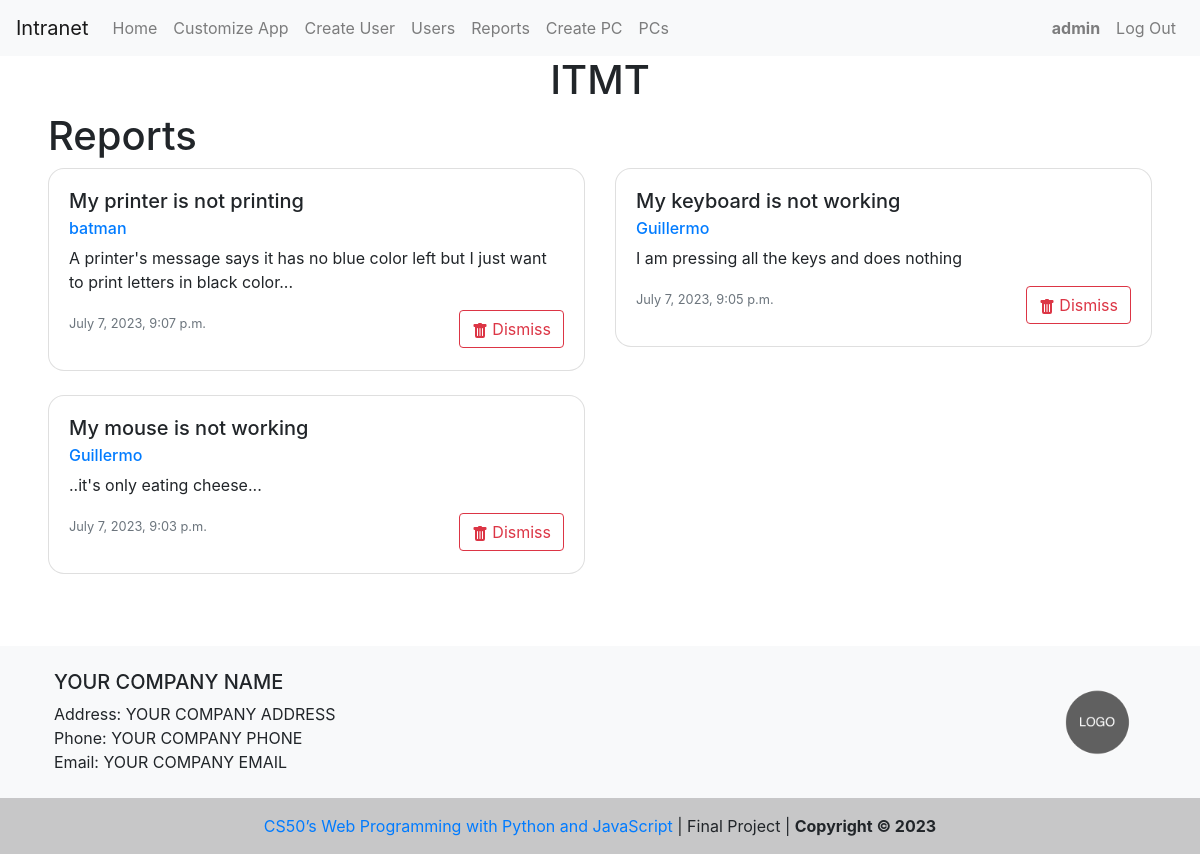
Page /reports (signed in) on the earlier database version.
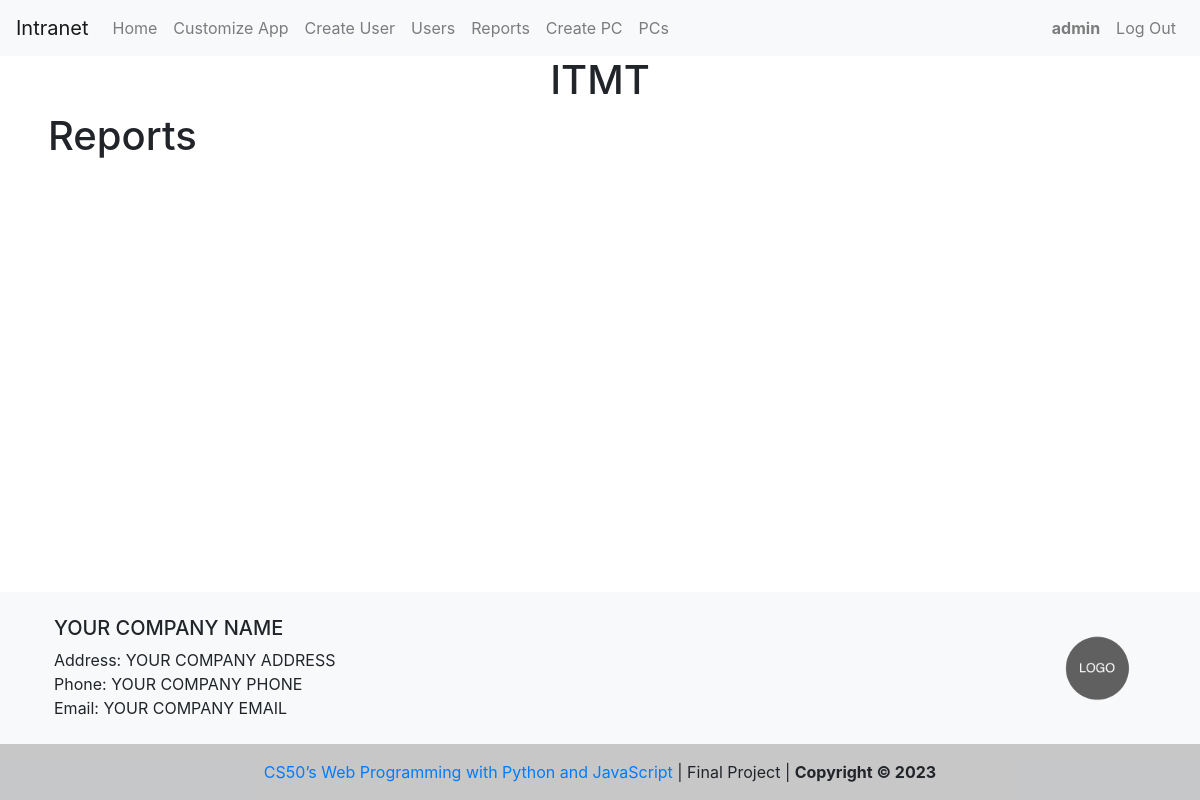
Same page on the later database version.
### capstone/models.py (models this page shows)
class User(AbstractUser):
    pass

class Issue(models.Model):
    issue = models.CharField(max_length=100, default="")
    description = models.TextField(default="")
    created_at = models.DateTimeField(auto_now_add=True)
    user = models.ForeignKey(User, on_delete=models.CASCADE)

class Footer(models.Model):
    company_name = models.CharField(max_length=255)
    company_address = models.CharField(max_length=255)
    company_phone = models.CharField(max_length=20)
    company_email = models.EmailField(default="")
    company_avatar = models.ImageField(upload_to="company_logo/")

### capstone/views.py (the view)
# urls.py: path("reports", views.reports, name="reports"),
@login_required
def reports(request):
    issues = Issue.objects.all().order_by("-created_at")
    return render(request, "capstone/reports.html", {"issues": issues})

### capstone/context_processors.py (called while the page is built)
def footer_processor(request):
    footer = Footer.objects.first()
    return {
        "company_name": footer.company_name,
        "company_address": footer.company_address,
        "company_phone": footer.company_phone,
        "company_email": footer.company_email,
        "company_avatar": footer.company_avatar,
    }

### capstone/templates/capstone/reports.html (shortened to what this page needs)
{% extends "capstone/layout.html" %}
{% block body %}
{% if user.is_authenticated %}
{% if user.username == 'admin' %}
<div class="ml-5 mr-5">
  <h1>Reports</h1>
  <div class="row">
    {% for issue in issues %}
    <div class="col-sm-6">
      <div class="card mb-4 br-3">
        <div class="card-body">
          <h5 class="card-title">{{ issue.issue }}</h5>
          <h6 class="card-subtitle mb-2 text-muted">
            <a href="{% url 'user_profile' issue.user %}">{{ issue.user }}</a>
          </h6>
          <p class="card-text">{{ issue.description }}</p>
          <div class="d-flex">
            <p class="card-text">
              <small class="text-muted">{{ issue.created_at }}</small>
            </p>
            <div class="float-left ml-auto">
              <form action="{% url 'delete_issue' issue.id %}" method="POST">
                <button type="submit" class="btn btn-outline-danger">
                Dismiss
              </button>
            </form>
          </div>
          </div>
        </div>
      </div>
    </div>
    {% endfor %}
  </div>
</div>
{% endif %}
{% endif %}
{% endblock %}

### capstone/templates/capstone/layout.html (shortened to what this page needs)
{% load static %}
<!DOCTYPE html>
<html lang="en">
  <head>
    <link
      rel="stylesheet"
      href="https://cdn.jsdelivr.net/npm/intl-tel-input@18.1.1/build/css/intlTelInput.css"
    />
    <link
      rel="stylesheet"
      href="https://stackpath.bootstrapcdn.com/bootstrap/4.4.1/css/bootstrap.min.css"
    />
    <link href="{% static 'capstone/styles.css' %}" rel="stylesheet" />
  </head>
  <body>
    <nav class="navbar navbar-expand-lg navbar-light bg-light">
      <a class="navbar-brand" href="{{ company_intranet|default:'#'}}" rel="noopener noreferrer" target="{{ company_intranet|yesno:'blank' }}">Intranet</a>
      <div class="navbar-collapse">
        <ul class="navbar-nav mr-auto">
          {% if user.is_authenticated %}
          <li class="nav-item">
            <a class="nav-link" href="{% url 'index' %}">Home</a>
          </li>
          <li class="nav-item">
            {% if user.username == 'admin' %}
            <a class="nav-link" href="{% url 'customize_app' %}">Customize App</a>
          </li>
          <li class="nav-item">
            <a class="nav-link" href="{% url 'create_user' %}">Create User </a>
          </li>
          <li class="nav-item">
            <a class="nav-link" href="{% url 'users' %}">Users</a>
          </li>
          <li class="nav-item">
            <a class="nav-link" href="{% url 'reports' %}">Reports</a>
          </li>
          <li class="nav-item">
            <a class="nav-link" href="{% url 'create_pc' %}">Create PC</a>
          </li>
          <li class="nav-item">
            <a class="nav-link" href="{% url 'pcs' %}">PCs</a>
          </li>
          {% endif %}
        </ul>
        <ul class="navbar-nav ml-auto">
          <li class="nav-item">
            <a class="nav-link" href="#"
              ><strong>{{ user.username }}</strong></a
            >
          </li>
          <li class="nav-item">
            <a class="nav-link" href="{% url 'logout' %}">Log Out</a>
          </li>
          {% else %}
          <li class="nav-item">
            <a class="nav-link" href="{% url 'login' %}">Log In</a>
          </li>
        </ul>
        {% endif %}
      </div>
    </nav>
    {% if user.is_authenticated %}
    <h1 class="d-flex justify-content-center">ITMT</h1>
    {% endif %}
    <div class="body content">
      {% block body %}
      {% endblock %}
    </div>
  </body>
  {% include 'capstone/footer.html' %}
</html>

### capstone/templates/capstone/footer.html
<footer class="bg-light text-lg-start mt-5">
  <div class="container p-4">
    <div class="row">
      <div class="col-lg-6 col-md-12 mb-4 mb-md-0">
        <h5 class="text-uppercase">{{ company_name }}</h5>
        <div>
          <p class="m-0">Address: {{ company_address }}</p>
          <p class="m-0">Phone: {{ company_phone }}</p>
          <p class="m-0">Email: {{ company_email }}</p>
        </div>
      </div>
      <div
        class="col-lg-6 col-md-12 mb-4 mb-md-0 d-flex justify-content-end align-items-center"
      >
      <img src="{{ company_avatar.url|default:'/media/company_logo/logo-placeholder-image.png'}}" alt="{{company_name}} Logo" class="rounded-circle" style="height: 6rem; width: 6rem; object-fit: cover" />
      </div>
    </div>
  </div>
  <div class="text-center p-3 footer">
    <a href="https://cs50.harvard.edu/web/2020/" class="text-decoration-none" target="blank" rel="noopener noreferrer">CS50’s Web Programming with Python and JavaScript</a> | Final Project |
    <b>Copyright © 2023</b>
  </div>
</footer>

### capstone/static/capstone/styles.css (style rules this page uses)
:root { --border-color: #80bdff; --box-shadow: 0 0 0 0.2rem rgba(0, 123, 255, 0.25); }
body { display: flex; min-height: 100vh; flex-direction: column; }
.content { flex: 1; }
.footer { background-color: rgba(0, 0, 0, 0.2); }

Differences in the rows shown:
removed Issue: issue "My printer is not printing", user "batman", description "A printer's message says it has no blue color left but I just want to print letters in black color...", created_at "July 7, 2023, 9:07 p.m."
removed Issue: issue "My keyboard is not working", user "Guillermo", description "I am pressing all the keys and does nothing", created_at "July 7, 2023, 9:05 p.m."
removed Issue: issue "My mouse is not working", user "Guillermo", description "..it's only eating cheese...", created_at "July 7, 2023, 9:03 p.m."
